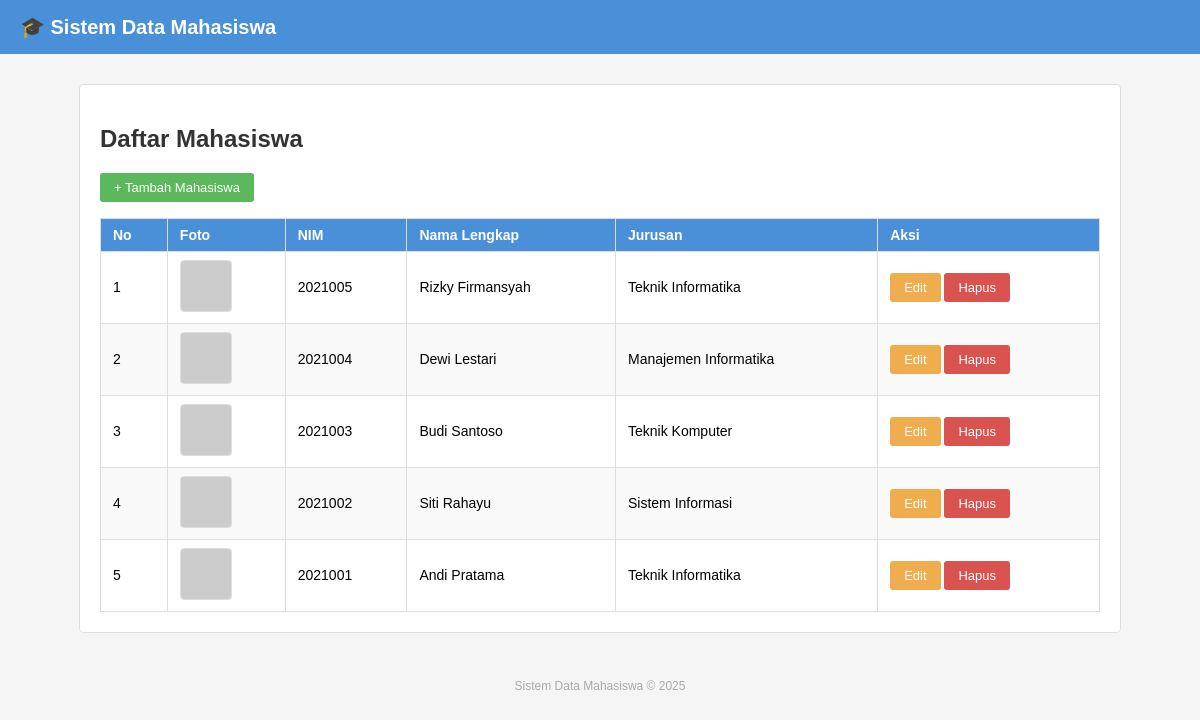
The page / on the database its author committed.
### tables this page shows
CREATE TABLE IF NOT EXISTS `mahasiswa` (
  `id`           INT(11)       NOT NULL AUTO_INCREMENT,
  `nim`          VARCHAR(20)   NOT NULL,
  `nama_lengkap` VARCHAR(100)  NOT NULL,
  `jurusan`      VARCHAR(100)  NOT NULL,
  `foto`         VARCHAR(255)  NOT NULL DEFAULT 'default.png',
  `created_at`   TIMESTAMP     NOT NULL DEFAULT CURRENT_TIMESTAMP,
  PRIMARY KEY (`id`),
  UNIQUE KEY `nim` (`nim`)
);

### index.php (the view, shortened to what this page needs)
<?php
require_once 'koneksi.php';
$query  = "SELECT * FROM mahasiswa ORDER BY id DESC";
$result = mysqli_query($conn, $query);
?>
<!DOCTYPE html>
<html lang="id">
<head>
    <link rel="stylesheet" href="style.css">
</head>
<body>
<div class="header">🎓 Sistem Data Mahasiswa</div>
<div class="container">
    <h2>Daftar Mahasiswa</h2>
    <p><a href="form.php" class="btn btn-success">+ Tambah Mahasiswa</a></p>
    <table>
        <thead>
            <tr>
                <th>No</th>
                <th>Foto</th>
                <th>NIM</th>
                <th>Nama Lengkap</th>
                <th>Jurusan</th>
                <th>Aksi</th>
            </tr>
        </thead>
        <tbody>
            <?php if (mysqli_num_rows($result) > 0): ?>
                <?php $no = 1; while ($row = mysqli_fetch_assoc($result)): ?>
                <tr>
                    <td><?= $no++ ?></td>
                    <td>
                        <?php
                        $src = (file_exists('uploads/' . $row['foto']) && $row['foto'] !== 'default.png')
                            ? 'uploads/' . htmlspecialchars($row['foto'])
                            : 'https://placehold.co/50x50?text=foto';
                        ?>
                        <img class="thumb" src="<?= $src ?>" alt="foto">
                    </td>
                    <td><?= htmlspecialchars($row['nim']) ?></td>
                    <td><?= htmlspecialchars($row['nama_lengkap']) ?></td>
                    <td><?= htmlspecialchars($row['jurusan']) ?></td>
                    <td>
                        <a href="form.php?id=<?= $row['id'] ?>" class="btn btn-warning">Edit</a>
                        <a href="hapus.php?id=<?= $row['id'] ?>" class="btn btn-danger"
                           onclick="return confirm('Yakin ingin menghapus data <?= htmlspecialchars($row['nama_lengkap'], ENT_QUOTES) ?>?')">
                           Hapus
                        </a>
                    </td>
                </tr>
                <?php endwhile; ?>
            <?php endif; ?>
        </tbody>
    </table>
</div>
<div class="footer">Sistem Data Mahasiswa &copy; 2025</div>
</body>
</html>

### style.css (style rules this page uses)
body { font-family: Arial, sans-serif; background: #f5f5f5; margin: 0; padding: 0; }
h2 { color: #333; }
.container { width: 90%; max-width: 1000px; margin: 30px auto; background: #fff; padding: 20px; border: 1px solid #ddd; border-radius: 4px; }
.header { background: #4a90d9; color: #fff; padding: 15px 20px; font-size: 20px; font-weight: bold; }
.btn { display: inline-block; padding: 7px 14px; font-size: 13px; border: none; border-radius: 3px; cursor: pointer; text-decoration: none; color: #fff; }
.btn-success { background: #5cb85c; }
.btn-warning { background: #f0ad4e; }
.btn-danger { background: #d9534f; }
table { width: 100%; border-collapse: collapse; margin-top: 10px; font-size: 14px; }
table th, table td { border: 1px solid #ddd; padding: 8px 12px; text-align: left; vertical-align: middle; }
table th { background: #4a90d9; color: #fff; }
table tr:nth-child(even) { background: #f9f9f9; }
.thumb { width: 50px; height: 50px; object-fit: cover; border-radius: 4px; border: 1px solid #ddd; }
.footer { text-align: center; padding: 16px; font-size: 12px; color: #aaa; margin-top: 10px; }

### rows shown on the page
mahasiswa: nim "2021005", nama_lengkap "Rizky Firmansyah", jurusan "Teknik Informatika"
mahasiswa: nim "2021004", nama_lengkap "Dewi Lestari", jurusan "Manajemen Informatika"
mahasiswa: nim "2021003", nama_lengkap "Budi Santoso", jurusan "Teknik Komputer"
mahasiswa: nim "2021002", nama_lengkap "Siti Rahayu", jurusan "Sistem Informasi"
mahasiswa: nim "2021001", nama_lengkap "Andi Pratama", jurusan "Teknik Informatika"
